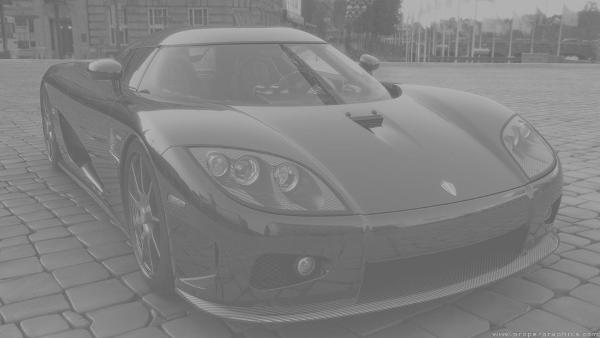
#> input picture car.jpg, 600 x 338 px
$ python main.py
#> lines starting #> are read from the running program, lines starting #| are printed output that depends on the picture; after the words box and inside, x2 and y2 are one past the last pixel; in counts of white or black regions, pixels touching at a corner belong together
### contrast.py
#-*- coding:utf-8 -*-

from PIL import Image, ImageOps
import numpy as np
from matplotlib import pyplot as plt

class ImageContraster():
    def __init__(self):
        pass

    def enhance_contrast(self, img, method = "HE", level = 256, window_size = 32, affect_size = 16, blocks = 8, threshold = 10.0):
        ### equalize the histogram
        ### @params img : Image type
        ### @params method : Histogram Equalization Method
        ### @params level : color or gray scale
        ### @params window_size : in AHE, the window to calculate Histogram CDF size
        ### @params affect_size : in AHE, the affected pixels size
        ### @params blocks : in CLAHE, split how many times in row and col
        ### @params threshold : in CLAHE, if threshold times higher then the mean value, clip
        ### @return img_res : equalized result

        # choose algorithms
        if method in ["HE", "FHE", "he", "fhe"]:
            he_func = self.histogram_equalization     # HE
        elif method in ["AHE", "ahe"]:
            he_func = self.adaptive_histequal         # AHE
        elif method in ["CLAHE", "clahe"]:
            he_func = self.contrast_limited_ahe       # CLAHE
        elif method in ["standard", "STANDARD", "Standard"]:
            he_func = self.standard_histogram_equalization   # ImageOps HE
        elif method in ["Bright", "bright", "bright_level"]:
            he_func = self.bright_wise_histequal      # Local Region Stretch

        # process gray and color images
        img_arr = np.array(img)
        if len(img_arr.shape) == 2:
            channel_num = 1
        elif len(img_arr.shape) == 3:
            channel_num = img_arr.shape[2]

        if channel_num == 1:
            # gray image
            arr = he_func(img_arr, level = level, window_size = window_size, affect_size = affect_size, blocks = blocks, threshold = threshold)
            img_res = Image.fromarray(arr)
        elif channel_num == 3 or channel_num == 4:
            # RGB image or RGBA image(such as png)
            rgb_arr = [None] * 3
            rgb_img = [None] * 3
            # process dividely
            for k in range(3):
                rgb_arr[k] = he_func(img_arr[:,:,k], level = level, window_size = window_size, affect_size = affect_size, blocks = blocks, threshold = threshold)
                rgb_img[k] = Image.fromarray(rgb_arr[k])
            img_res = Image.merge("RGB", tuple(rgb_img))

        return img_res

    def histogram_equalization(self, img_arr, level = 256, **args):
        ### equalize the distribution of histogram to enhance contrast
        ### @params img_arr : numpy.array uint8 type, 2-dim
        ### @params level : the level of gray scale
        ### @return arr : the equalized image array

        # calculate hists
        hists = self.calc_histogram_(img_arr, level)

        # equalization
        (m, n) = img_arr.shape
        hists_cdf = self.calc_histogram_cdf_(hists, m, n, level)  # calculate CDF

        arr = np.zeros_like(img_arr)
        arr = hists_cdf[img_arr]        # mapping

        return arr

    def adaptive_histequal(self, img_arr, level = 256, window_size = 32, affect_size = 16, **args):
        ### using AHE to enhance contrast
        ### @params img_arr : numpy.array uint8 type, 2-dim
        ### @params level : the level of gray scale
        ### @params window_size : calculate the histogram mapping function in a window of (window_size, window_size)
        ### @params affect_size : the real affected pixels by a mapping function
        ### @return arr : the equalized image array
        arr = img_arr.copy()

        # calculate how many blocks needed in row-axis and col-axis
        (m, n) = img_arr.shape
        if (m - window_size) % affect_size == 0:
            rows = int((m - window_size)/affect_size + 1)
        else:
            rows = int((m - window_size)/affect_size + 2)
        if (n - window_size) % affect_size == 0:
            cols = int((n - window_size)/affect_size + 1)
        else:
            cols = int((n - window_size)/affect_size + 2)

        # equalize histogram of every block image
        for i in range(rows):
            for j in range(cols):
                # offset
                off = int((window_size - affect_size) / 2)

                # affect region border
                asi, aei = i * affect_size + off, (i + 1) * affect_size + off
                asj, aej = j * affect_size + off, (j + 1) * affect_size + off

                # window region border
                wsi, wei = i * affect_size, i * affect_size + window_size
                wsj, wej = j * affect_size, j * affect_size + window_size

                # equalize the window region
                window_arr = img_arr[wsi : wei, wsj : wej]
                block_arr = self.histogram_equalization(window_arr, level)

                # border case
                if i == 0:
                    arr[wsi : asi, wsj : wej] = block_arr[0 : asi - wsi, :]
                elif i >= rows - 1:
                    arr[aei : wei, wsj : wej] = block_arr[aei - wsi : wei - wsi, :]
                if j == 0:
                    arr[wsi : wei, wsj : asj] = block_arr[:, 0 : asj - wsj]
                elif j >= cols - 1:
                    arr[wsi : wei, aej : wej] = block_arr[: , aej - wsj : wej - wsj]
                arr[asi : aei, asj : aej] = block_arr[asi - wsi : aei - wsi, asj - wsj : aej - wsj]

        return arr

    def contrast_limited_ahe(self, img_arr, level = 256, blocks = 8, threshold = 10.0, **args):
        ### equalize the distribution of histogram to enhance contrast, using CLAHE
        ### @params img_arr : numpy.array uint8 type, 2-dim
        ### @params level : the level of gray scale
        ### @params window_size : the window used to calculate CDF mapping function
        ### @params threshold : clip histogram by exceeding the threshold times of the mean value
        ### @return arr : the equalized image array
        (m, n) = img_arr.shape
        block_m = int(m / blocks)
        block_n = int(n / blocks)

        # split small regions and calculate the CDF for each, save to a 2-dim list
        maps = []
        for i in range(blocks):
            row_maps = []
            for j in range(blocks):
                # block border
                si, ei = i * block_m, (i + 1) * block_m
                sj, ej = j * block_n, (j + 1) * block_n

                # block image array
                block_img_arr = img_arr[si : ei, sj : ej]

                # calculate histogram and cdf
                hists = self.calc_histogram_(block_img_arr)
                clip_hists = self.clip_histogram_(hists, threshold = threshold)     # clip histogram
                hists_cdf = self.calc_histogram_cdf_(clip_hists, block_m, block_n, level)

                # save
                row_maps.append(hists_cdf)
            maps.append(row_maps)

        # interpolate every pixel using four nearest mapping functions
        # pay attention to border case
        arr = img_arr.copy()
        for i in range(m):
            for j in range(n):
                r = int((i - block_m / 2) / block_m)      # the row index of the left-up mapping function
                c = int((j - block_n / 2) / block_n)      # the col index of the left-up mapping function

                x1 = (i - (r + 0.5) * block_m) / block_m  # the x-axis distance to the left-up mapping center
                y1 = (j - (c + 0.5) * block_n) / block_n  # the y-axis distance to the left-up mapping center

                lu = 0    # mapping value of the left up cdf
                lb = 0    # left bottom
                ru = 0    # right up
                rb = 0    # right bottom

                # four corners use the nearest mapping directly
                if r < 0 and c < 0:
                    arr[i][j] = maps[r + 1][c + 1][img_arr[i][j]]
                elif r < 0 and c >= blocks - 1:
                    arr[i][j] = maps[r + 1][c][img_arr[i][j]]
                elif r >= blocks - 1 and c < 0:
                    arr[i][j] = maps[r][c + 1][img_arr[i][j]]
                elif r >= blocks - 1 and c >= blocks - 1:
                    arr[i][j] = maps[r][c][img_arr[i][j]]
                # four border case using the nearest two mapping : linear interpolate
                elif r < 0 or r >= blocks - 1:
                    if r < 0:
                        r = 0
                    elif r > blocks - 1:
                        r = blocks - 1
                    left = maps[r][c][img_arr[i][j]]
                    right = maps[r][c + 1][img_arr[i][j]]
                    arr[i][j] = (1 - y1) * left + y1 * right
                elif c < 0 or c >= blocks - 1:
                    if c < 0:
                        c = 0
                    elif c > blocks - 1:
                        c = blocks - 1
                    up = maps[r][c][img_arr[i][j]]
                    bottom = maps[r + 1][c][img_arr[i][j]]
                    arr[i][j] = (1 - x1) * up + x1 * bottom
                # bilinear interpolate for inner pixels
                else:
                    lu = maps[r][c][img_arr[i][j]]
                    lb = maps[r + 1][c][img_arr[i][j]]
                    ru = maps[r][c + 1][img_arr[i][j]]
                    rb = maps[r + 1][c + 1][img_arr[i][j]]
                    arr[i][j] = (1 - y1) * ( (1 - x1) * lu + x1 * lb) + y1 * ( (1 - x1) * ru + x1 * rb)
        arr = arr.astype("uint8")
        return arr

    def bright_wise_histequal(self, img_arr, level = 256, **args):
        ### split the image to three level accoding brightness, equalize histogram dividely
        ### @params img_arr : numpy.array uint8 type, 2-dim
        ### @params level : gray scale
        ### @return arr : the equalized image array
        def special_histogram(img_arr, min_v, max_v):
            ### calculate a special histogram with max, min value
            ### @params img_arr : 1-dim numpy.array
            ### @params min_v : min gray scale
            ### @params max_v : max gray scale
            ### @return hists : list type, length = max_v - min_v + 1
            hists = [0 for _ in range(max_v - min_v + 1)]
            for v in img_arr:
                hists[v - min_v] += 1
            return hists
        def special_histogram_cdf(hists, min_v, max_v):
            ### calculate a special histogram cdf with max, min value
            ### @params hists : list type
            ### @params min_v : min gray scale
            ### @params max_v : max gray scale
            ### @return hists_cdf : numpy.array
            hists_cumsum = np.cumsum(np.array(hists))
            hists_cdf = (max_v - min_v) / hists_cumsum[-1] * hists_cumsum + min_v
            hists_cdf = hists_cdf.astype("uint8")
            return hists_cdf
        def pseudo_variance(arr):
            ### caluculate a type of variance
            ### @params arr : 1-dim numpy.array
            arr_abs = np.abs(arr - np.mean(arr))
            return np.mean(arr_abs)

        # search two grayscale level, which can split the image into three parts having approximately same number of pixels
        (m, n) = img_arr.shape
        hists = self.calc_histogram_(img_arr)
        hists_arr = np.cumsum(np.array(hists))
        hists_ratio = hists_arr / hists_arr[-1]

        scale1 = None
        scale2 = None
        for i in range(len(hists_ratio)):
            if hists_ratio[i] >= 0.333 and scale1 == None:
                scale1 = i
            if hists_ratio[i] >= 0.667 and scale2 == None:
                scale2 = i
                break

        # split images
        dark_index = (img_arr <= scale1)
        mid_index = (img_arr > scale1) & (img_arr <= scale2)
        bright_index = (img_arr > scale2)

        # variance
        dark_variance = pseudo_variance(img_arr[dark_index])
        mid_variance = pseudo_variance(img_arr[mid_index])
        bright_variance = pseudo_variance(img_arr[bright_index])

        # build three level images
        dark_img_arr = np.zeros_like(img_arr)
        mid_img_arr = np.zeros_like(img_arr)
        bright_img_arr = np.zeros_like(img_arr)

        # histogram equalization individually
        dark_hists = special_histogram(img_arr[dark_index], 0, scale1)
        dark_cdf = special_histogram_cdf(dark_hists, 0, scale1)

        mid_hists = special_histogram(img_arr[mid_index], scale1, scale2)
        mid_cdf = special_histogram_cdf(mid_hists, scale1, scale2)

        bright_hists = special_histogram(img_arr[bright_index], scale2, level - 1)
        bright_cdf = special_histogram_cdf(bright_hists, scale2, level - 1)


        # [5 lines left out: function plot_hists, not called in this run]

        # mapping
        dark_img_arr[dark_index] = dark_cdf[img_arr[dark_index]]
        mid_img_arr[mid_index] = mid_cdf[img_arr[mid_index] - scale1]
        bright_img_arr[bright_index] = bright_cdf[img_arr[bright_index] - scale2]

        # weighted sum
        #fractor = dark_variance + mid_variance + bright_variance
        #arr = (dark_variance * dark_img_arr + mid_variance * mid_img_arr + bright_variance * bright_img_arr)/fractor
        arr = dark_img_arr + mid_img_arr + bright_img_arr
        arr = arr.astype("uint8")
        return arr

    # [11 lines left out: function standard_histogram_equalization, not called in this run]

    def calc_histogram_(self, gray_arr, level = 256):
        ### calculate the histogram of a gray scale image
        ### @params gray_arr : numpy.array uint8 type, 2-dim
        ### @params level : the level of gray scale
        ### @return hists : list type
        hists = [0 for _ in range(level)]
        for row in gray_arr:
            for p in row:
                hists[p] += 1
        return hists

    def calc_histogram_cdf_(self, hists, block_m, block_n, level = 256):
        ### calculate the CDF of the hists
        ### @params hists : list type
        ### @params block_m : the histogram block's height
        ### @params block_n : the histogram block's width
        ### @params level : the level of gray scale
        ### @return hists_cdf : numpy.array type
        hists_cumsum = np.cumsum(np.array(hists))
        const_a = (level - 1) / (block_m * block_n)
        hists_cdf = (const_a * hists_cumsum).astype("uint8")
        return hists_cdf

    def clip_histogram_(self, hists, threshold = 10.0):
        ### clip the peak of histogram, and separate it to all levels uniformly
        ### @params hists : list type
        ### @params threshold : the top ratio of hists over mean value
        ### @return clip_hists : list type
        all_sum = sum(hists)
        threshold_value = all_sum / len(hists) * threshold
        total_extra = sum([h - threshold_value for h in hists if h >= threshold_value])
        mean_extra = total_extra / len(hists)

        clip_hists = [0 for _ in hists]
        for i in range(len(hists)):
            if hists[i] >= threshold_value:
                clip_hists[i] = int(threshold_value + mean_extra)
            else:
                clip_hists[i] = int(hists[i] + mean_extra)

        return clip_hists

    # [16 lines left out: functions draw_histogram_, plot_images, not called in this run]

### main.py
from PIL import Image
import numpy as np
import matplotlib.pyplot as plt

from contrast import ImageContraster

# Read the image
img = Image.open("car.jpg")
#> img is the input picture: PIL image 600x338 L; min 81, max 187, mean 128.7

# Convert the image to grayscale
gray_img = img.convert("L")

# Convert the grayscale image to a NumPy array
gray_arr = np.array(gray_img)

# Create an instance of the ImageContraster class
icter = ImageContraster()

# HE
he_eq_img = icter.enhance_contrast(img, method="HE")
#> after the loop in calc_histogram_, `for row in gray_arr:`: hists = 256 values, max 5162 at index 109, min 0 at index 0, mean 792.2
#> in calc_histogram_cdf_, `hists_cumsum = np.cumsum(np.array(hists))`: hists_cumsum = 256 values from 0 to 202800
#> in calc_histogram_cdf_, `hists_cdf = (const_a * hists_cumsum).astype("uint8")`: hists_cdf = 256 values from 0 to 255
he_hist = icter.calc_histogram_(np.array(he_eq_img.convert("L")))
#> he_hist = 256 values, max 5162 at index 42, min 0 at index 2, mean 792.2
plt.figure()
plt.subplot(121)
plt.imshow(img)
plt.title("Original Image")
plt.subplot(122)
plt.imshow(he_eq_img)
plt.title("HE Equalized Image")
plt.figure()
plt.bar(range(len(he_hist)), he_hist)
plt.xlabel("Pixel Value")
plt.ylabel("Frequency")
plt.title("Histogram - HE")
plt.show()
#> figure, not shown here; tallest bar 5162 high, from x = 41.6 to 42.4

# AHE
ahe_eq_img = icter.enhance_contrast(img, method="AHE", window_size=32, affect_size=16)
#> after the loop in adaptive_histequal, `for i in range(rows):`:
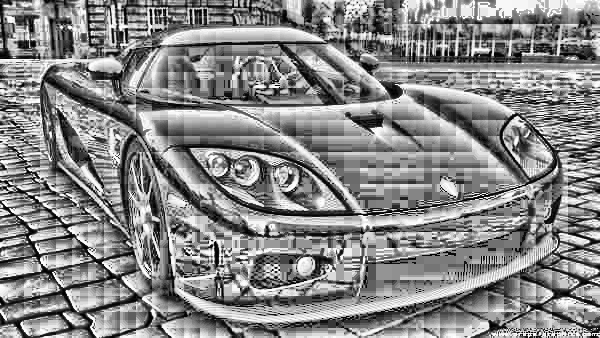
#> arr: shape (338, 600); min 0, max 255, mean 135.7
ahe_hist = icter.calc_histogram_(np.array(ahe_eq_img.convert("L")))
plt.figure()
plt.subplot(121)
plt.imshow(img)
plt.title("Original Image")
plt.subplot(122)
plt.imshow(ahe_eq_img)
plt.title("AHE Equalized Image")
plt.figure()
plt.bar(range(len(ahe_hist)), ahe_hist)
plt.xlabel("Pixel Value")
plt.ylabel("Frequency")
plt.title("Histogram - AHE")
plt.show()
#> figure, not shown here; tallest bar 1464 high, from x = 122.6 to 123.4

# CLAHE
clahe_eq_img = icter.enhance_contrast(img, method="CLAHE", blocks=8, threshold=10.0)
#> after the loop in contrast_limited_ahe, `for i in range(m):`:
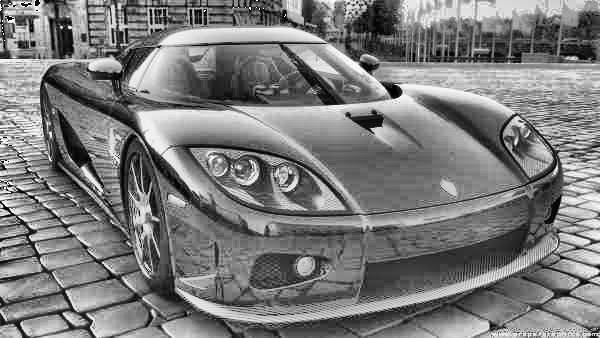
#> arr: shape (338, 600); min 0, max 255, mean 123.4
clahe_hist = icter.calc_histogram_(np.array(clahe_eq_img.convert("L")))
plt.figure()
plt.subplot(121)
plt.imshow(img)
plt.title("Original Image")
plt.subplot(122)
plt.imshow(clahe_eq_img)
plt.title("CLAHE Equalized Image")
plt.figure()
plt.bar(range(len(clahe_hist)), clahe_hist)
plt.xlabel("Pixel Value")
plt.ylabel("Frequency")
plt.title("Histogram - CLAHE")
plt.show()
#> figure, not shown here; tallest bar 1431 high, from x = 110.6 to 111.4

# Local Region Stretch
lrs_eq_img = icter.enhance_contrast(img, method="Bright")
#> the loop in bright_wise_histequal, `for i in range(len(hists_ratio)):` made 136 passes
#> in bright_wise_histequal, `dark_index = (img_arr <= scale1)`:
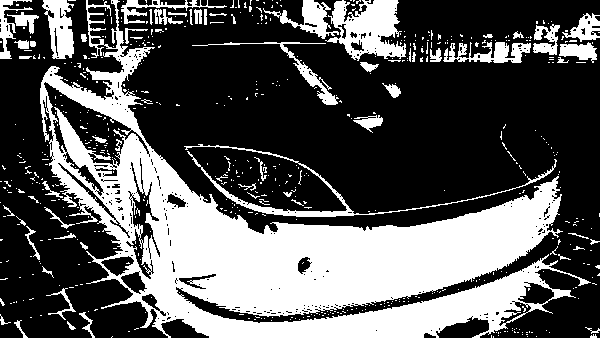
#> dark_index: shape (338, 600) bool; 34.7% white; 586 white regions (522 under 20 px), largest, box (x1, y1, x2, y2) and area: (40, 0, 591, 338) 54503, (325, 0, 406, 61) 2866, (184, 144, 557, 217) 1634
#> in bright_wise_histequal, `mid_index = (img_arr > scale1) & (img_arr <= scale2)`: mid_index: shape (338, 600) bool; 33% white; 726 white regions (642 under 20 px), largest, box (x1, y1, x2, y2) and area: (169, 144, 571, 234) 15519, (0, 112, 168, 338) 11731, (117, 0, 326, 138) 11176
#> in bright_wise_histequal, `bright_index = (img_arr > scale2)`:
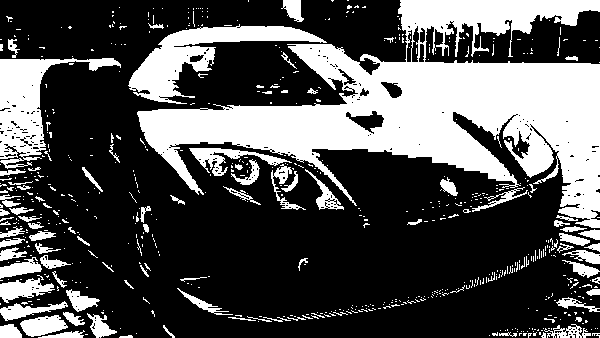
#> bright_index: shape (338, 600) bool; 32.3% white; 643 white regions (550 under 20 px), largest, box (x1, y1, x2, y2) and area: (137, 0, 600, 228) 42167, (128, 24, 327, 104) 4886, (0, 58, 121, 169) 4475
#> the loop in special_histogram, `for v in img_arr:` made 70383 passes
#> v on passes 1 to 3: 102, 105, 108
#> the loop in special_histogram (call 2), `for v in img_arr:` made 66880 passes
#> v on passes 1 to 3: 121, 122, 125
#> in bright_wise_histequal, `mid_img_arr[mid_index] = mid_cdf[img_arr[mid_index] - scale1]`:
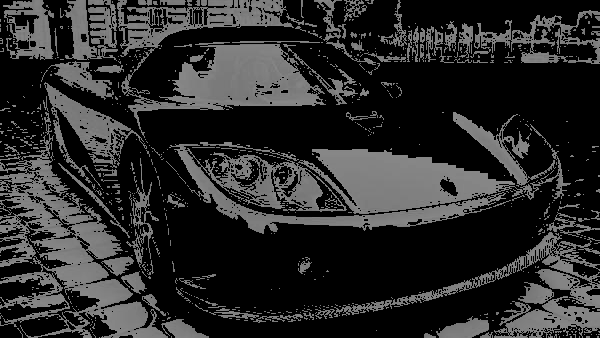
#> mid_img_arr: shape (338, 600); min 0, max 135, mean 41.9
#> in bright_wise_histequal, `arr = dark_img_arr + mid_img_arr + bright_img_arr`:
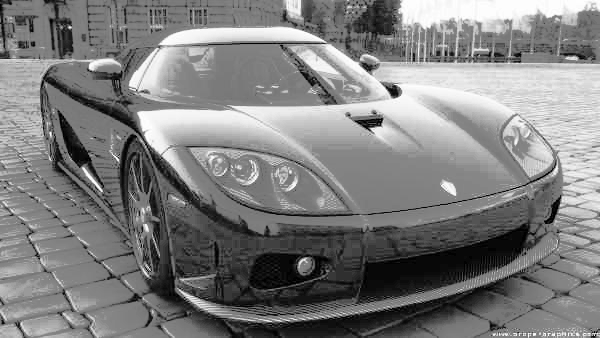
#> arr: shape (338, 600); min 0, max 255, mean 126.9
lrs_hist = icter.calc_histogram_(np.array(lrs_eq_img.convert("L")))
plt.figure()
plt.subplot(121)
plt.imshow(img)
plt.title("Original Image")
plt.subplot(122)
plt.imshow(lrs_eq_img)
plt.title("LRS Equalized Image")
plt.figure()
plt.bar(range(len(lrs_hist)), lrs_hist)
plt.xlabel("Pixel Value")
plt.ylabel("Frequency")
plt.title("Histogram - LRS")
plt.show()
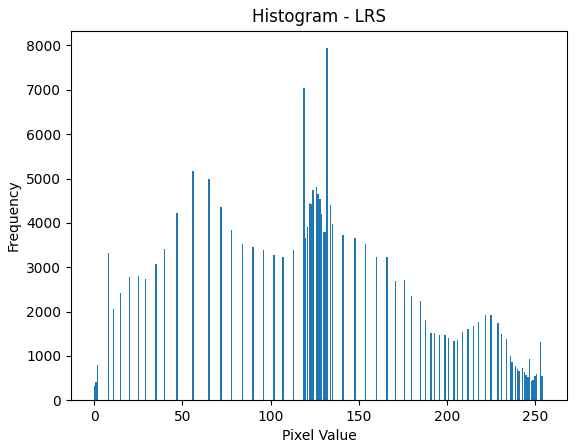
#> figure drawn by matplotlib, 1 panel; tallest bar 7939 high, from x = 131.6 to 132.4
